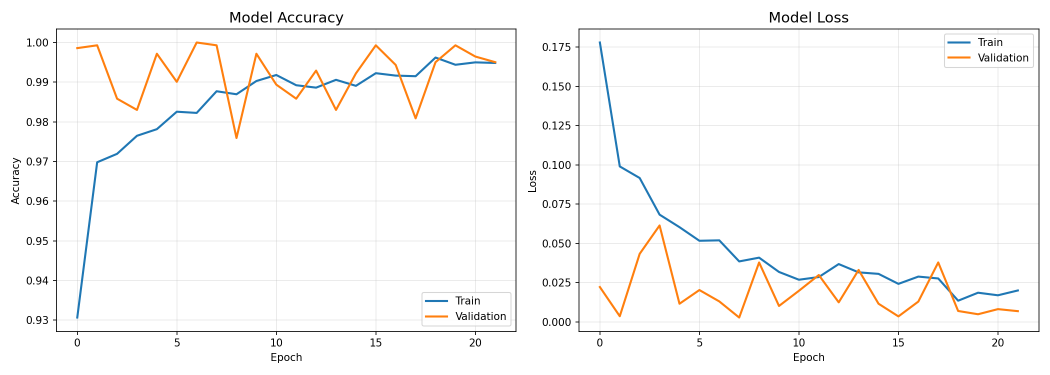
#> input picture ml_model/models/vgg16_training_history.png, 2100 x 750 px (shown at 1/2 size)
$ python -i train_vgg16_model.py   (imports and definitions only)
#> lines starting #> are read from the running program, lines starting #| are printed output that depends on the picture
"""
RayScan VGG16 Model Training - High Accuracy Kidney Stone Detection
Based on research paper achieving 99.47% accuracy using CNN + VGG16

This script implements:
1. Transfer Learning with VGG16 (pre-trained on ImageNet)
2. Bilateral Filter + CLAHE preprocessing
3. Data augmentation for better generalization
4. Fine-tuning for medical imaging

Usage:
    python train_vgg16_model.py

Output:
    - VGG16-based TFLite model for Flutter app
    - Training metrics and visualizations
"""

import os
import sys
import numpy as np
import cv2
from pathlib import Path
from sklearn.model_selection import train_test_split
from sklearn.metrics import classification_report, confusion_matrix, accuracy_score, roc_auc_score, precision_score, recall_score, f1_score
import matplotlib.pyplot as plt
from tqdm import tqdm
import warnings
import json
from datetime import datetime
# [1 line not run here, left out]

# TensorFlow imports
os.environ['TF_CPP_MIN_LOG_LEVEL'] = '2'
import tensorflow as tf
from tensorflow import keras
from tensorflow.keras import layers, Model
from tensorflow.keras.applications import VGG16
from tensorflow.keras.callbacks import EarlyStopping, ModelCheckpoint, ReduceLROnPlateau, TensorBoard
from tensorflow.keras.preprocessing.image import ImageDataGenerator

# [4 lines not run here, left out]

# =============================================================================
# CONFIGURATION
# =============================================================================

# Paths
DATASET_PATH = Path(__file__).parent.parent / "Kidney" / "Kidney" / "Dataset"
OUTPUT_PATH = Path(__file__).parent / "models"
# [1 line not run here, left out]

# Model parameters - VGG16 requires 224x224 RGB input
INPUT_SIZE = 224
BATCH_SIZE = 16  # Smaller batch for VGG16 (memory efficient)
EPOCHS = 50  # More epochs with early stopping

# [6 lines not run here, left out]

# =============================================================================
# ADVANCED IMAGE PREPROCESSING
# =============================================================================

class AdvancedPreprocessor:
    """
    Advanced preprocessing based on research paper:
    - Bilateral Filter for noise reduction while preserving edges
    - CLAHE for contrast enhancement
    - Convert grayscale to RGB for VGG16
    """

    def __init__(self, target_size=224):
        self.target_size = target_size
        self.clahe = cv2.createCLAHE(clipLimit=3.0, tileGridSize=(8, 8))

    def preprocess(self, image_path):
        """Load and preprocess a single image"""
#> called with image_path = 'models/vgg16_training_history.png'
        try:
            # Load image
            img = cv2.imread(str(image_path))
#> img is the input picture: shape (750, 2100, 3); mean B, G, R 248.6, 249.2, 249.7
            if img is None:
                return None

            # Convert to grayscale for preprocessing
            gray = cv2.cvtColor(img, cv2.COLOR_BGR2GRAY)
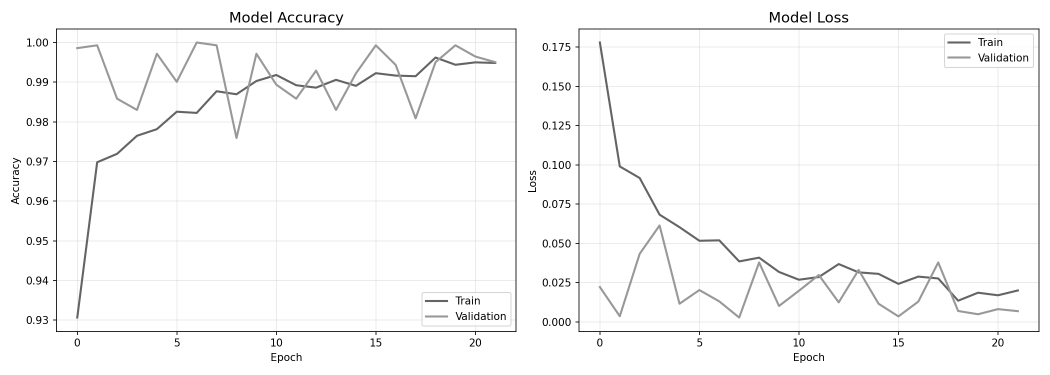
#> gray: shape (750, 2100) (shown at 1/2 size); min 0, max 255, mean 249.3

            # Step 1: Bilateral Filter (edge-preserving smoothing)
            filtered = cv2.bilateralFilter(gray, d=9, sigmaColor=75, sigmaSpace=75)

            # Step 2: CLAHE (Contrast Limited Adaptive Histogram Equalization)
            enhanced = self.clahe.apply(filtered)

            # Step 3: Convert back to RGB (VGG16 requires 3 channels)
            rgb = cv2.cvtColor(enhanced, cv2.COLOR_GRAY2RGB)

            # Step 4: Resize to VGG16 input size
            resized = cv2.resize(rgb, (self.target_size, self.target_size))
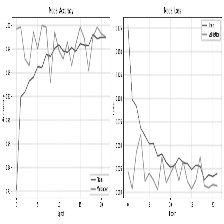
#> resized: shape (224, 224, 3); min 4, max 255, mean 247.4

            # Step 5: Normalize to [0, 1]
            normalized = resized.astype(np.float32) / 255.0

            return normalized

        except Exception as e:
            print(f"Error processing {image_path}: {e}")
            return None

# =============================================================================
# LOAD DATASET
# =============================================================================

# [422 lines left out: functions load_dataset, build_vgg16_model, create_data_generators, train_model, evaluate_model, export_to_tflite and 2 more, not called in this run]

# [2 lines not run here, left out]

>>> result = AdvancedPreprocessor().preprocess('models/vgg16_training_history.png')
